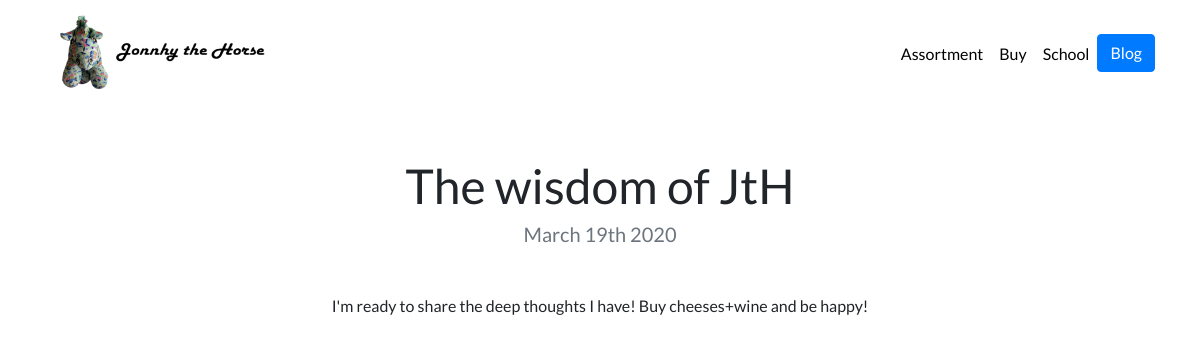
Page /blog/3/ on the committed database.
### blog/models.py (models this page shows, shortened)
class Blog_Project(models.Model):
    title = models.CharField(max_length = 200)
    description = models.TextField()
    image = models.ImageField(upload_to = 'blog/images/')
    date = models.DateField()

### blog/views.py (the view)
# urls.py: path('<int:blog_id>/', views.detail, name='detail'),
def detail(request,blog_id):
    blog = get_object_or_404(Blog_Project, pk=blog_id)
    return render(request, 'blog/detail.html', {'blog':blog})

### blog/templates/blog/detail.html
{% extends "portfolio/base.html" %}
{% load static %}
{% block content %}
<h1 class="text-center mt-5", id="blogdetailtitle">{{ blog.title }}</h1>
<h5 class="text-center text-muted mb-5">{{ blog.date|date:'F jS Y' }}</h5>
<p class="text-center">{{ blog.description|safe }}</p>
{% endblock %}

### portfolio/static/portfolio/custom.css (style rules this page uses)
body { font-family: 'Lato', sans-serif; }
@media (min-width: 800px) { #blogdetailtitle { font-size: 3rem; } }

### rows in the picture
Blog_Project: title "The wisdom of JtH", date "March 19th 2020", description "I'm ready to share the deep thoughts I have! Buy cheeses+wine and be happy!"
